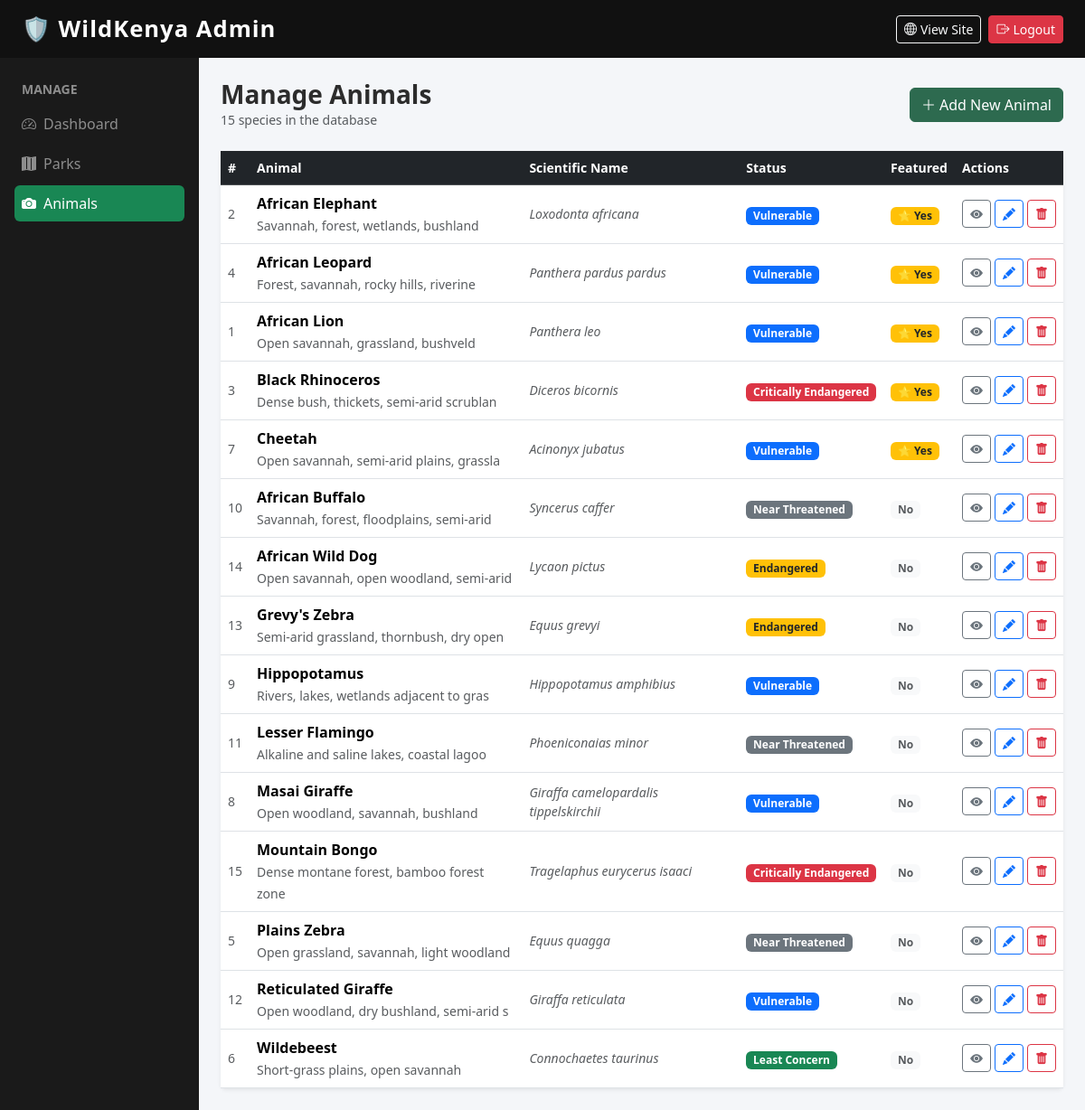
The app's page /admin/animals.php (signed in) with its own data.
### tables this page shows
CREATE TABLE `animals` (
  `id` int(11) NOT NULL,
  `name` varchar(100) NOT NULL,
  `scientific_name` varchar(150) DEFAULT NULL,
  `description` text NOT NULL,
  `conservation_status` enum('Least Concern','Near Threatened','Vulnerable','Endangered','Critically Endangered') DEFAULT 'Least Concern',
  `habitat` varchar(200) DEFAULT NULL,
  `diet` varchar(150) DEFAULT NULL,
  `image` varchar(255) DEFAULT NULL,
  `featured` tinyint(1) DEFAULT 0,
  `created_at` timestamp NOT NULL DEFAULT current_timestamp()
);

### admin/animals.php (the view, shortened to what this page needs)
<?php
require_once '../config/db.php';
require_once '../includes/header.php';
$action  = $_GET['action'] ?? 'list';
$animals = $conn->query(
    "SELECT * FROM animals ORDER BY featured DESC, name ASC"
);
function statusBadge($s) {
    return match($s) {
        'Critically Endangered' => 'danger',
        'Endangered'            => 'warning text-dark',
        'Vulnerable'            => 'primary',
        'Near Threatened'       => 'secondary',
        default                 => 'success'
    };
}
?>
<nav class="navbar navbar-expand-lg navbar-dark sticky-top" style="background-color:#111;">
    <div class="container-fluid px-4">
        <a class="navbar-brand fw-bold" href="/wildkenya/admin/">🛡️ WildKenya Admin</a>
        <div class="d-flex gap-2">
            <a href="/wildkenya/" class="btn btn-outline-light btn-sm">
                <i class="bi bi-globe2 me-1"></i>View Site
            </a>
            <a href="/wildkenya/logout.php" class="btn btn-danger btn-sm">
                <i class="bi bi-box-arrow-right me-1"></i>Logout
            </a>
        </div>
    </div>
</nav>
<div class="d-flex" style="min-height: calc(100vh - 56px);">
    <div class="d-none d-lg-block text-white py-4 px-3"
         style="width:220px; background-color:#1a1a1a; flex-shrink:0;">
        <p class="text-white-50 small fw-bold mb-2 px-2">MANAGE</p>
        <ul class="list-unstyled">
            <li class="mb-1">
                <a href="index.php"
                   class="d-flex align-items-center gap-2 px-2 py-2 rounded
                          text-white-50 text-decoration-none sidebar-link">
                    <i class="bi bi-speedometer2"></i> Dashboard
                </a>
            </li>
            <li class="mb-1">
                <a href="parks.php"
                   class="d-flex align-items-center gap-2 px-2 py-2 rounded
                          text-white-50 text-decoration-none sidebar-link">
                    <i class="bi bi-map-fill"></i> Parks
                </a>
            </li>
            <li class="mb-1">
                <a href="animals.php"
                   class="d-flex align-items-center gap-2 px-2 py-2 rounded
                          text-white text-decoration-none bg-success">
                    <i class="bi bi-camera-fill"></i> Animals
                </a>
            </li>
        </ul>
    </div>
    <div class="flex-grow-1 p-4" style="background:#f4f6f9;">
        <?php if ($action === 'list'): ?>
        <div class="d-flex justify-content-between align-items-center mb-4">
            <div>
                <h3 class="fw-bold mb-0">Manage Animals</h3>
                <p class="text-muted small mb-0">
                    <?= $animals->num_rows ?> species in the database
                </p>
            </div>
            <a href="animals.php?action=add" class="btn btn-success">
                <i class="bi bi-plus-lg me-1"></i>Add New Animal
            </a>
        </div>
        <div class="card border-0 shadow-sm">
            <div class="table-responsive">
                <table class="table table-hover align-middle mb-0">
                    <thead class="table-dark small">
                        <tr>
                            <th>#</th>
                            <th>Animal</th>
                            <th>Scientific Name</th>
                            <th>Status</th>
                            <th>Featured</th>
                            <th>Actions</th>
                        </tr>
                    </thead>
                    <tbody>
                    <?php while ($animal = $animals->fetch_assoc()):
                        $badge = statusBadge($animal['conservation_status']);
                    ?>
                    <tr>
                        <td class="text-muted small"><?= $animal['id'] ?></td>
                        <td>
                            <strong><?= htmlspecialchars($animal['name']) ?></strong>
                            <br>
                            <small class="text-muted">
                                <?= htmlspecialchars(substr($animal['habitat'] ?? '', 0, 40)) ?>
                            </small>
                        </td>
                        <td class="small fst-italic text-muted">
                            <?= htmlspecialchars($animal['scientific_name']) ?>
                        </td>
                        <td>
                            <span class="badge bg-<?= $badge ?>">
                                <?= htmlspecialchars($animal['conservation_status']) ?>
                            </span>
                        </td>
                        <td>
                            <?php if ($animal['featured']): ?>
                            <span class="badge bg-warning text-dark">⭐ Yes</span>
                            <?php else: ?>
                            <span class="badge bg-light text-muted">No</span>
                            <?php endif; ?>
                        </td>
                        <td>
                            <div class="d-flex gap-1">
                                <a href="/wildkenya/pages/animal-detail.php?id=<?= $animal['id'] ?>"
                                   class="btn btn-sm btn-outline-secondary"
                                   target="_blank" title="View">
                                    <i class="bi bi-eye-fill"></i>
                                </a>
                                <a href="animals.php?action=edit&id=<?= $animal['id'] ?>"
                                   class="btn btn-sm btn-outline-primary" title="Edit">
                                    <i class="bi bi-pencil-fill"></i>
                                </a>
                                <a href="animals.php?action=delete&id=<?= $animal['id'] ?>"
                                   class="btn btn-sm btn-outline-danger"
                                   title="Delete"
                                   onclick="return confirm('Delete <?= addslashes($animal['name']) ?>?')">
                                    <i class="bi bi-trash-fill"></i>
                                </a>
                            </div>
                        </td>
                    </tr>
                    <?php endwhile; ?>
                    </tbody>
                </table>
            </div>
        </div>
        <?php endif; ?>
    </div>
</div>
</body>
</html>

### assets/css/style.css (style rules this page uses)
:root { --wk-dark-green: #1a3c2e; --wk-mid-green: #2d6a4f; --wk-light-green: #52b788; --wk-gold: #d4a017; }
body { font-family: 'Segoe UI', Tahoma, Geneva, Verdana, sans-serif; color: #2c2c2c; }
.navbar-brand { font-size: 1.6rem; letter-spacing: 1px; }
.btn-success { background-color: var(--wk-mid-green); border-color: var(--wk-mid-green); }

### records on screen
animals: id "2", name "African Elephant", habitat "Savannah, forest, wetlands, bushland", scientific_name "Loxodonta africana", conservation_status "Vulnerable", featured "⭐ Yes"
animals: id "4", name "African Leopard", habitat "Forest, savannah, rocky hills, riverine", scientific_name "Panthera pardus pardus", conservation_status "Vulnerable", featured "⭐ Yes"
animals: id "1", name "African Lion", habitat "Open savannah, grassland, bushveld", scientific_name "Panthera leo", conservation_status "Vulnerable", featured "⭐ Yes"
animals: id "3", name "Black Rhinoceros", habitat "Dense bush, thickets, semi-arid scrublan", scientific_name "Diceros bicornis", conservation_status "Critically Endangered", featured "⭐ Yes"
animals: id "7", name "Cheetah", habitat "Open savannah, semi-arid plains, grassla", scientific_name "Acinonyx jubatus", conservation_status "Vulnerable", featured "⭐ Yes"
animals: id "10", name "African Buffalo", habitat "Savannah, forest, floodplains, semi-arid", scientific_name "Syncerus caffer", conservation_status "Near Threatened", featured "No"
animals: id "14", name "African Wild Dog", habitat "Open savannah, open woodland, semi-arid", scientific_name "Lycaon pictus", conservation_status "Endangered", featured "No"
animals: id "13", name "Grevy's Zebra", habitat "Semi-arid grassland, thornbush, dry open", scientific_name "Equus grevyi", conservation_status "Endangered", featured "No"
animals: id "9", name "Hippopotamus", habitat "Rivers, lakes, wetlands adjacent to gras", scientific_name "Hippopotamus amphibius", conservation_status "Vulnerable", featured "No"
animals: id "11", name "Lesser Flamingo", habitat "Alkaline and saline lakes, coastal lagoo", scientific_name "Phoeniconaias minor", conservation_status "Near Threatened", featured "No"
animals: id "8", name "Masai Giraffe", habitat "Open woodland, savannah, bushland", scientific_name "Giraffa camelopardalis tippelskirchii", conservation_status "Vulnerable", featured "No"
animals: id "15", name "Mountain Bongo", habitat "Dense montane forest, bamboo forest zone", scientific_name "Tragelaphus eurycerus isaaci", conservation_status "Critically Endangered", featured "No"
animals: id "5", name "Plains Zebra", habitat "Open grassland, savannah, light woodland", scientific_name "Equus quagga", conservation_status "Near Threatened", featured "No"
animals: id "12", name "Reticulated Giraffe", habitat "Open woodland, dry bushland, semi-arid s", scientific_name "Giraffa reticulata", conservation_status "Vulnerable", featured "No"
animals: id "6", name "Wildebeest", habitat "Short-grass plains, open savannah", scientific_name "Connochaetes taurinus", conservation_status "Least Concern", featured "No"

### other values on screen
$animals->num_rows "15"
